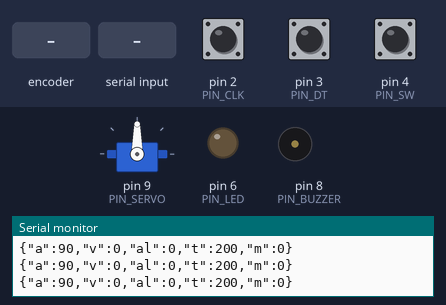
The sketch below on a simulated Arduino Uno, built with avr-gcc and run on an emulated ATmega328P. Parts: servo, output pins drawn as LEDs (lit = HIGH), buzzer (waves = sounding, pin HIGH), the last lines printed to the serial monitor. The test bench sets the inputs (shaded band); at power-on: pin 2 (PIN_CLK) HIGH, pin 3 (PIN_DT) HIGH, pin 4 (PIN_SW) HIGH.

Above: at 1.2 s.
1.3 s: rotary encoder on pin 2 (PIN_CLK) / pin 3 (PIN_DT) turned 3 steps (first pin leading)
At 2.7 s:
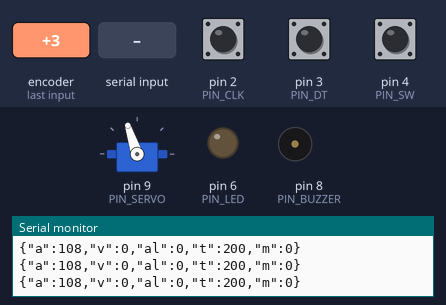
3.4 s: "X\n" received over Serial
At 3.68 s:
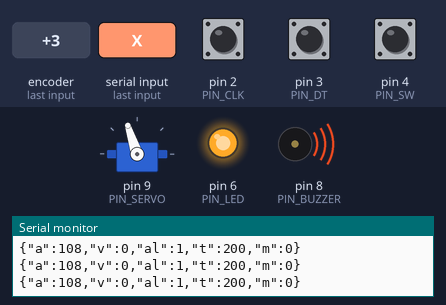
6.4 s: rotary encoder on pin 2 (PIN_CLK) / pin 3 (PIN_DT) turned 3 steps (first pin leading)
At 7.7 s:
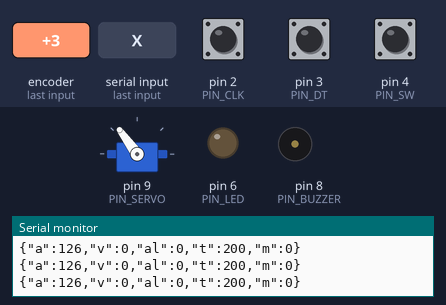
8.5 s: rotary encoder on pin 2 (PIN_CLK) / pin 3 (PIN_DT) turned 3 steps (first pin leading)
At 9.3 s:
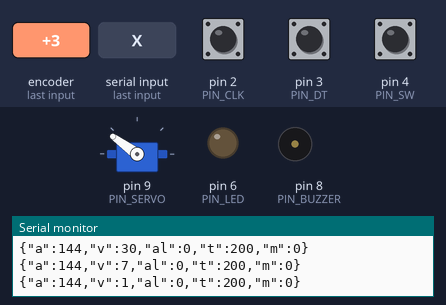
10.6 s: "X\n" received over Serial
At 10.88 s:
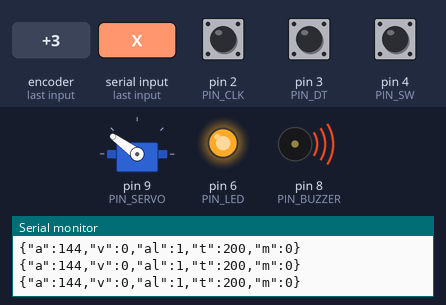
13.6 s: rotary encoder on pin 2 (PIN_CLK) / pin 3 (PIN_DT) turned 3 steps (first pin leading)
At 14.4 s:
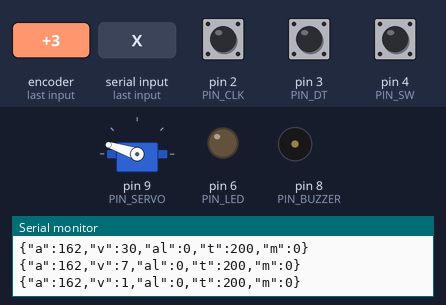
Timing chart, 0 to 16.6 s (numbered marks = the images above; inputs shaded):
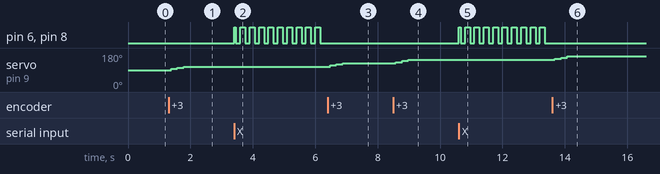

The sketch:

modulink_robot.ino
```cpp
/*
 * ModuLink-AI 로봇 연동 데모 (Arduino UNO)
 * - 로터리 엔코더(KY-040: CLK·DT·SW)로 서보(SG90) 각도를 조종
 * - 회전 속도(°/s)가 기준값을 넘으면 과속 경보: 서보 정지 + 빨간 LED 점멸 + 버저
 * - 엔코더 버튼(SW)을 누르면 서보가 가운데(90°)로 복귀
 * - USB 시리얼(115200)로 웹(modulink-ai.vercel.app '로봇 연동' 탭)과 통신
 *
 * 배선
 *   로터리 엔코더 : CLK → D2, DT → D3, SW → D4, + → 5V, GND → GND
 *   서보 SG90     : 주황(신호) → D9, 빨강 → 5V, 갈색 → GND
 *   버저          : + → D8, − → GND
 *   RGB LED       : R → 220Ω 저항 → D6, 공통(−, 가장 긴 다리) → GND   (G·B는 연결 안 함)
 *
 * 필요한 라이브러리: Servo (Arduino IDE 기본 포함) — 추가 설치 없음
 *
 * 웹 → 아두이노 명령 (한 줄씩)
 *   T:200   과속 기준값(°/s) 변경
 *   M:1     버저 음소거 (M:0 해제)
 *   X       경보 테스트 (2초)
 * 아두이노 → 웹 (초당 20회, JSON 한 줄)
 *   {"a":각도,"v":속도,"al":경보(0/1),"t":기준값,"m":음소거}
 */
#include <Servo.h>

// ---- 부품에 맞게 바꿀 수 있는 설정 ----
const bool BUZZER_PASSIVE = false;   // 버저가 '딸깍' 소리만 나면 true 로 (수동 버저)
const bool LED_ACTIVE_LOW = false;   // RGB LED 공통 다리가 +(공통 애노드)라면 true 로, 공통 다리는 5V 에 연결
const int  DEG_PER_DETENT = 6;       // 엔코더 한 칸당 서보 각도 (6° → 30칸이면 0~180°)
const int  STEPS_PER_DETENT = 4;     // 한 칸 돌렸는데 각도가 2칸씩 움직이면 2 → 4 로, 반 칸만 움직이면 4 → 2 로
const bool REVERSE = false;          // 돌리는 방향이 반대로 느껴지면 true

const uint8_t PIN_CLK = 2, PIN_DT = 3, PIN_SW = 4;
const uint8_t PIN_SERVO = 9, PIN_BUZZER = 8, PIN_LED = 6;

Servo servo;
volatile long encSteps = 0;          // 엔코더 누적 스텝 (인터럽트에서 증가)
volatile uint8_t encState = 0;

int angle = 90;                      // 목표 각도 (엔코더로 조절)
int heldAngle = 90;                  // 경보 중 멈춰 둘 각도
float speedDps = 0;                  // 회전 속도 (°/s, 평활)
float threshold = 200;               // 과속 기준값 (°/s)
bool alarm = false, muted = false;
long lastDetent = 0;
unsigned long calmSince = 0, testUntil = 0, lastTick = 0, lastSend = 0, lastBtn = 0;
int recent[10];                      // 최근 200ms(20ms×10) 동안 움직인 각도
uint8_t ri = 0;
String rx;

// 쿼드러처 디코딩 (잡음·튐에 강한 상태표 방식)
const int8_t QDEC[16] = {0, -1, 1, 0, 1, 0, 0, -1, -1, 0, 0, 1, 0, 1, -1, 0};
void onEncoder() {
  encState = ((encState << 2) | (digitalRead(PIN_CLK) << 1) | digitalRead(PIN_DT)) & 0x0F;
  encSteps += QDEC[encState];
}

void ledOn(bool on) { digitalWrite(PIN_LED, (on != LED_ACTIVE_LOW) ? HIGH : LOW); }
void buzz(bool on) {
  if (muted || !on) { if (BUZZER_PASSIVE) noTone(PIN_BUZZER); digitalWrite(PIN_BUZZER, LOW); return; }
  if (BUZZER_PASSIVE) tone(PIN_BUZZER, 2200); else digitalWrite(PIN_BUZZER, HIGH);
}

void handleCommand(const String &cmd) {
  if (cmd.startsWith("T:")) {
    float t = cmd.substring(2).toFloat();
    if (t >= 30 && t <= 2000) threshold = t;
  } else if (cmd.startsWith("M:")) {
    muted = cmd.substring(2).toInt() == 1;
    if (muted) buzz(false);
  } else if (cmd == "X") {
    testUntil = millis() + 2000;
  }
}

void setup() {
  Serial.begin(115200);
  pinMode(PIN_CLK, INPUT_PULLUP);
  pinMode(PIN_DT, INPUT_PULLUP);
  pinMode(PIN_SW, INPUT_PULLUP);
  pinMode(PIN_BUZZER, OUTPUT);
  pinMode(PIN_LED, OUTPUT);
  encState = (digitalRead(PIN_CLK) << 1) | digitalRead(PIN_DT);
  attachInterrupt(digitalPinToInterrupt(PIN_CLK), onEncoder, CHANGE);
  attachInterrupt(digitalPinToInterrupt(PIN_DT), onEncoder, CHANGE);
  servo.attach(PIN_SERVO);
  servo.write(angle);
  ledOn(false);
  buzz(false);
  lastTick = millis();
}

void loop() {
  unsigned long now = millis();

  // 1) 웹에서 온 명령
  while (Serial.available()) {
    char c = Serial.read();
    if (c == '\n' || c == '\r') { if (rx.length()) { handleCommand(rx); rx = ""; } }
    else if (rx.length() < 32) rx += c;
  }

  // 2) 엔코더 버튼: 가운데(90°)로 복귀
  if (digitalRead(PIN_SW) == LOW && now - lastBtn > 400) {
    lastBtn = now;
    if (!alarm) angle = 90;
  }

  // 3) 20ms마다 각도·속도 계산
  if (now - lastTick >= 20) {
    lastTick = now;
    noInterrupts();
    long steps = encSteps;
    interrupts();
    long detent = steps / STEPS_PER_DETENT;
    long diff = detent - lastDetent;
    lastDetent = detent;
    if (REVERSE) diff = -diff;

    int moved = 0;
    if (!alarm && diff != 0) {               // 경보 중에는 조작 무시 (정지 유지)
      int before = angle;
      angle = constrain(angle + (int)diff * DEG_PER_DETENT, 0, 180);
      moved = abs(angle - before);
    }
    // 끝(0°·180°)에 닿아도 빨리 돌리면 과속으로 보도록, 실제 돌린 양으로 속도 계산
    int turned = abs((int)diff) * DEG_PER_DETENT;
    recent[ri] = max(moved, turned);
    ri = (ri + 1) % 10;
    int sum = 0;
    for (uint8_t i = 0; i < 10; i++) sum += recent[i];
    float inst = sum / 0.2;                  // 최근 0.2초 동안의 °/s
    speedDps = speedDps * 0.5 + inst * 0.5;

    // 4) 과속 판단 (해제: 기준의 60% 아래로 0.8초 유지)
    bool testing = now < testUntil;
    if (!alarm && (speedDps > threshold || testing)) {
      alarm = true;
      heldAngle = servo.read();
    } else if (alarm && !testing) {
      if (speedDps < threshold * 0.6) {
        if (!calmSince) calmSince = now;
        if (now - calmSince > 800) { alarm = false; calmSince = 0; angle = heldAngle; }
      } else calmSince = 0;
    }

    // 5) 출력: 정상 = 서보 추종, LED 꺼짐 / 경보 = 서보 정지 + LED·버저 점멸
    if (alarm) {
      servo.write(heldAngle);
      bool on = (now / 150) % 2 == 0;
      ledOn(on);
      buzz(on);
    } else {
      servo.write(angle);
      ledOn(false);
      buzz(false);
    }
  }

  // 6) 50ms마다 웹으로 상태 전송
  if (now - lastSend >= 50) {
    lastSend = now;
    Serial.print("{\"a\":"); Serial.print(alarm ? heldAngle : angle);
    Serial.print(",\"v\":"); Serial.print((int)speedDps);
    Serial.print(",\"al\":"); Serial.print(alarm ? 1 : 0);
    Serial.print(",\"t\":"); Serial.print((int)threshold);
    Serial.print(",\"m\":"); Serial.print(muted ? 1 : 0);
    Serial.println("}");
  }
}
```

Measured:
- after the input at 1.3 s, servo on pin 9 (PIN_SERVO): 90° → 96° after 0.08 s, → 102° 0.20 s later, → 108° 0.20 s later
- after the input at 3.4 s, pin 6 (PIN_LED), pin 8 (PIN_BUZZER): LOW → HIGH at once, then repeats every 0.30 s: LOW 0.14 s, HIGH 0.16 s
- after the input at 6.4 s, servo on pin 9 (PIN_SERVO): 108° → 114° after 0.08 s, → 120° 0.20 s later, → 126° 0.20 s later
- after the input at 8.5 s, servo on pin 9 (PIN_SERVO): 126° → 132° after 0.08 s, → 138° 0.20 s later, → 144° 0.20 s later
- after the input at 10.6 s, pin 6 (PIN_LED), pin 8 (PIN_BUZZER): LOW → HIGH at once, then repeats every 0.30 s: LOW 0.14 s, HIGH 0.16 s
- after the input at 13.6 s, servo on pin 9 (PIN_SERVO): 144° → 150° after 0.08 s, → 156° 0.20 s later, → 162° 0.20 s later
